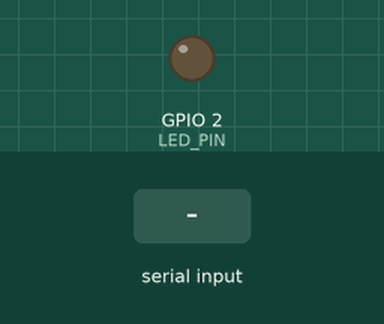
A sketch run on a simulated ESP8266 (NodeMCU). Parts: output pins drawn as LEDs (lit = HIGH). The inputs (shaded band) are chosen by the test bench. WiFi joins after 1.5 s; servers stay silent unless stated; the local clock reads 2024-03-15 10:24:30 at power-on unless the sketch sets it.

Above: at 2.7 s.
2.8 s: "1" received over Serial
At 3.95 s:
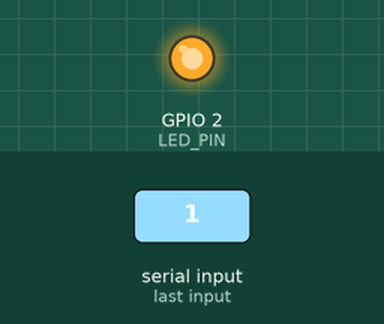
Timing chart, 0 to 5.8 s (numbered marks = the images above; inputs shaded):
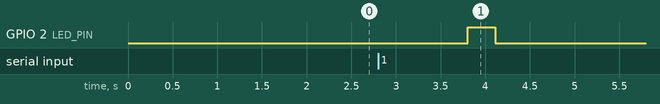

The sketch:

Aquaponic_Nodemcu.ino
```cpp
/*

- This is Aquaponic Automation System Sorce Code.
- This Aquaponic_Nodemcu.ino file will handle the firebase stuff with
based on receiving sensor data as json file from Uno module using Serial Commiunication.
- This file need config.h file for execution. All the configurations are stored in that file.

*/

/*  libraries import  */
#include <ESP8266WiFi.h>
#include <FirebaseESP8266.h>
#include <time.h>
#include <ArduinoJson.h>

/*  Provide the token generation process info.  */
#include <addons/TokenHelper.h>

/*  Provide the RTDB payload printing info and other helper functions.  */
#include <addons/RTDBHelper.h>

/*  confirguarion file import  */
#include "config.h"

/*  define inbuilt LED pin  */
#define LED_PIN 2


/*  Define Firebase Data object */
FirebaseData fbdo;
FirebaseAuth auth;
FirebaseConfig config;

/*  Initialize local time with Sri Lanka Time Zone with NTP Servers  */
static void initializeTime()
{
  configTime(5.5 * 3600, 0, NTP_SERVERS);
  time_t now = time(NULL);
  while (now < 1510592825)
  {
    delay(500);
    now = time(NULL);
  }
}

/*  This will return local time now  */
static char* getCurrentLocalTimeString()
{
  time_t now = time(NULL);
  return ctime(&now);
}

/*  this will initialize the system work before it starts with setup()  */
void setup()
{
  pinMode(LED_PIN, OUTPUT);

  /*  This will initialize bult-in Serial bus for commiunicate with Arduino Uno  */
  Serial.begin(4800);   // Use the lowest possible data rate to reduce error ratio
  while (!Serial) continue;

  /*  connect to the WiFi network  */
  WiFi.begin(WIFI_SSID, WIFI_PASSWORD);
  while (WiFi.status() != WL_CONNECTED)
  {
    delay(300);
  }

  initializeTime();

  /* Assign the api key (required) */
  config.api_key = API_KEY;

  /* Assign the user sign in credentials */
  auth.user.email = USER_EMAIL;
  auth.user.password = USER_PASSWORD;

  /* Assign the RTDB URL (required) */
  config.database_url = DATABASE_URL;

  /* Assign the callback function for the long running token generation task */
  config.token_status_callback = tokenStatusCallback; //see addons/TokenHelper.h

  Firebase.begin(&config, &auth);
  Firebase.reconnectWiFi(true);
  Firebase.setDoubleDigits(5);

}

/*  work process of system will perform by here with loop() forever  */
void loop()
{

  // Check if the other Arduino is transmitting
  if (Serial.available())
  {
    /*  Allocate the JSON document  */
    StaticJsonDocument<300> doc;    // This one must be bigger than for the sender because it must store the strings

    /*  Read the JSON document from the buiilt-in serial port */
    DeserializationError err = deserializeJson(doc, Serial);

    if (err == DeserializationError::Ok)
    {
      SendDataToFirebase(doc);
    }
    else
    {
      /*  Flush all bytes in the "link" serial port buffer  */
      while (Serial.available() > 0)
        Serial.read();
    }
  }
}

/*  This will senddata to the Firebase database  */
void SendDataToFirebase(StaticJsonDocument<300> doc) {
  if (Firebase.ready())
  {

    time_t now = time(NULL);
    char CurrentTime [80] = "\0";
    strftime(CurrentTime, sizeof(CurrentTime), "%a %b %d %T %Y", localtime(&now));
    String DataRowId = "/SensorTimeSeries/" + String(CurrentTime) + "/";

    String Air_TemperatureId = "Air_Temperature";
    String Air_HumidityId = "Air_Humidity";
    String Soil_MoistureId = "Soil_Moisture";
    String Water_LevelId = "Water_Level";
    String Tank_TemperatureId = "Tank_Temperature";
    String Motion_DetectedId = "Motion_Detected";
    String Water_Pump_StatusId = "Water_Pump_Status";

    float Air_Temperature = doc["Air_Temperature"].as<float>();
    float Air_Humidity = doc["Air_Humidity"].as<float>();
    int Soil_Moisture = doc["Soil_Moisture"].as<int>();
    int Water_Level = doc["Water_Level"].as<int>();
    float Tank_Temperature = doc["Tank_Temperature"].as<float>();
    int Motion_Detected = doc["Motion_Detected"].as<int>();
    int Water_Pump_Status = doc["Water_Pump_Status"].as<int>();

    digitalWrite(LED_PIN, HIGH);

    FirebaseJson json;
    json.add(Air_TemperatureId, Air_Temperature);
    json.add(Air_HumidityId, Air_Humidity);
    json.add(Soil_MoistureId, Soil_Moisture);
    json.add(Water_LevelId, Water_Level);
    json.add(Tank_TemperatureId, Tank_Temperature);
    json.add(Motion_DetectedId, Motion_Detected);
    json.add(Water_Pump_StatusId, Water_Pump_Status);
    bool error = Firebase.updateNode(fbdo, DataRowId, json);

    delay(10);

    FirebaseJson Sensor_json;
    Sensor_json.add(Air_TemperatureId, Air_Temperature);
    Sensor_json.add(Air_HumidityId, Air_Humidity);
    Sensor_json.add(Soil_MoistureId, Soil_Moisture);
    Sensor_json.add(Water_LevelId, Water_Level);
    Sensor_json.add(Tank_TemperatureId, Tank_Temperature);
    Sensor_json.add(Motion_DetectedId, Motion_Detected);
    Sensor_json.add(Water_Pump_StatusId, Water_Pump_Status);
    error = Firebase.updateNode(fbdo, "/SensorRealtime/", Sensor_json);

    digitalWrite(LED_PIN, LOW);
  }
}
```

config.h
```cpp
/*

- This file need to run Aquaponic_Nodemcu.ino file. All the configurations keys are saved in this file.

*/

/* 1. Define the WiFi credentials */
#define WIFI_SSID "MOBITEL-S10-42CB"
#define WIFI_PASSWORD "5D3667D3"
#define NTP_SERVERS "pool.ntp.org", "time.nist.gov"

//For the following credentials, see examples/Authentications/SignInAsUser/EmailPassword/EmailPassword.ino

/* 2. Define the API Key */
#define API_KEY "AIzaSyCYaFWjfU7xMhk_n0TojcgK88b_qb7ksR0"

/* 3. Define the RTDB URL */
#define DATABASE_URL "https://gardenpro-84659-default-rtdb.firebaseio.com/" //<databaseName>.firebaseio.com or <databaseName>.<region>.firebasedatabase.app

/* 4. Define the user Email and password that alreadey registerd or added in your project */
#define USER_EMAIL "gardenpro123@gmail.com"
#define USER_PASSWORD "gardenpro12345"
```

Measured:
- after the input at 2.8 s, GPIO 2 (LED_PIN): LOW → HIGH after 1.0 s, → LOW 0.31 s later
